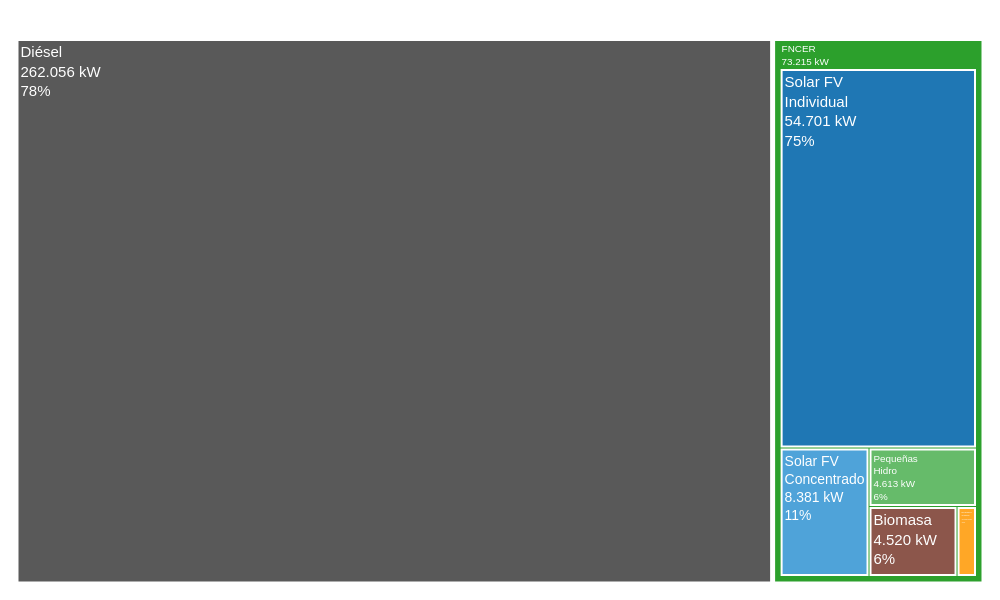

The cell this chart's notebook holds for it:
### Markdown cell above
## Matriz eléctrica de las ZNI

### Code cell
# 1. Configuración de tema 
pio.templates.default = "plotly_white"

# 2. Datos jerárquicos
# Las etiquetas incluyen los nombres y los valores con separador de miles
labels = [
    "ZNI<br>335.271 kW", 
    "Diésel<br>262.056 kW", 
    "FNCER<br>73.215 kW", 
    "Solar FV<br>Individual<br>54.701 kW", 
    "Solar FV<br>Concentrado<br>8.381 kW", 
    "Pequeñas<br>Hidro<br>4.613 kW", 
    "Biomasa<br>4.520 kW", 
    "Residuos<br>Sólidos<br>1.000 kW"
]

# Definición de la jerarquía 
parents = [
    "",                             # Raíz
    "ZNI<br>335.271 kW",            # Hijo de ZNI
    "ZNI<br>335.271 kW",            # Hijo de ZNI
    "FNCER<br>73.215 kW",           # Hijo de FNCER
    "FNCER<br>73.215 kW",           # Hijo de FNCER
    "FNCER<br>73.215 kW",           # Hijo de FNCER
    "FNCER<br>73.215 kW",           # Hijo de FNCER
    "FNCER<br>73.215 kW"            # Hijo de FNCER
]

# Valores absolutos
values = [335271, 262056, 73215, 54701, 8381, 4613, 4520, 1000]

# 3. Mapeo de colores estético y profesional
# Gris para diésel, azules y verdes para renovables
colors = [
    "#ffffff",  # ZNI (fondo de raíz, no se ve)
    "#595959",  # Diésel (Gris oscuro)
    "#2ca02c",  # FNCER (Verde base)
    "#1f77b4",  # Solar individual (Azul)
    "#4fa3d9",  # Solar concentrado (Azul claro)
    "#66bb6a",  # Pequeñas hidro (Verde claro)
    "#8c564b",  # Biomasa (Marrón/Tierra)
    "#ffa726"   # RSU (Naranja)
]

# 4. Creación del gráfico
fig = go.Figure(go.Treemap(
    labels=labels,
    parents=parents,
    values=values,
    branchvalues="total", # Permite que el tamaño del padre sea la suma exacta de los hijos
    textinfo="label+percent parent", # Muestra el texto y qué % representa de su categoría superior
    marker=dict(
        colors=colors,
        line=dict(width=2, color="#ffffff") # Borde blanco elegante entre los cuadros
    ),
    textfont=dict(size=15, color="white", family="Arial, sans-serif"),
    pathbar=dict(visible=False), # Oculta la barra de navegación superior
    hovertemplate="<b>%{label}</b><br>Participación total: %{percentRoot:.1%}<extra></extra>"
))

# 5. Ajustes de diseño (Sin títulos, notas, y con márgenes mínimos)
fig.update_layout(
    margin=dict(t=10, l=10, r=10, b=10), # Márgenes al mínimo para aprovechar todo el espacio
    width=1000, 
    height=600
)

# Mostrar en el entorno interactivo
fig.show()

### Figure 1 — Plotly figure (JSON) as saved in the notebook; plotly's stock layout.template omitted (floating-point values rounded to 4 significant figures)
{"data": [{"branchvalues": "total", "hovertemplate": "<b>%{label}</b><br>Participación total: %{percentRoot:.1%}<extra></extra>", "labels": ["ZNI<br>335.271 kW", "Diésel<br>262.056 kW", "FNCER<br>73.215 kW", "Solar FV<br>Individual<br>54.701 kW", "Solar FV<br>Concentrado<br>8.381 kW", "Pequeñas<br>Hidro<br>4.613 kW", "Biomasa<br>4.520 kW", "Residuos<br>Sólidos<br>1.000 kW"], "marker": {"colors": ["#ffffff", "#595959", "#2ca02c", "#1f77b4", "#4fa3d9", "#66bb6a", "#8c564b", "#ffa726"], "line": {"color": "#ffffff", "width": 2}}, "parents": ["", "ZNI<br>335.271 kW", "ZNI<br>335.271 kW", "FNCER<br>73.215 kW", "FNCER<br>73.215 kW", "FNCER<br>73.215 kW", "FNCER<br>73.215 kW", "FNCER<br>73.215 kW"], "pathbar": {"visible": false}, "textfont": {"color": "white", "family": "Arial, sans-serif", "size": 15}, "textinfo": "label+percent parent", "type": "treemap", "values": [335271, 262056, 73215, 54701, 8381, 4613, 4520, 1000]}], "layout": {"height": 600, "margin": {"b": 10, "l": 10, "r": 10, "t": 10}, "width": 1000}}
